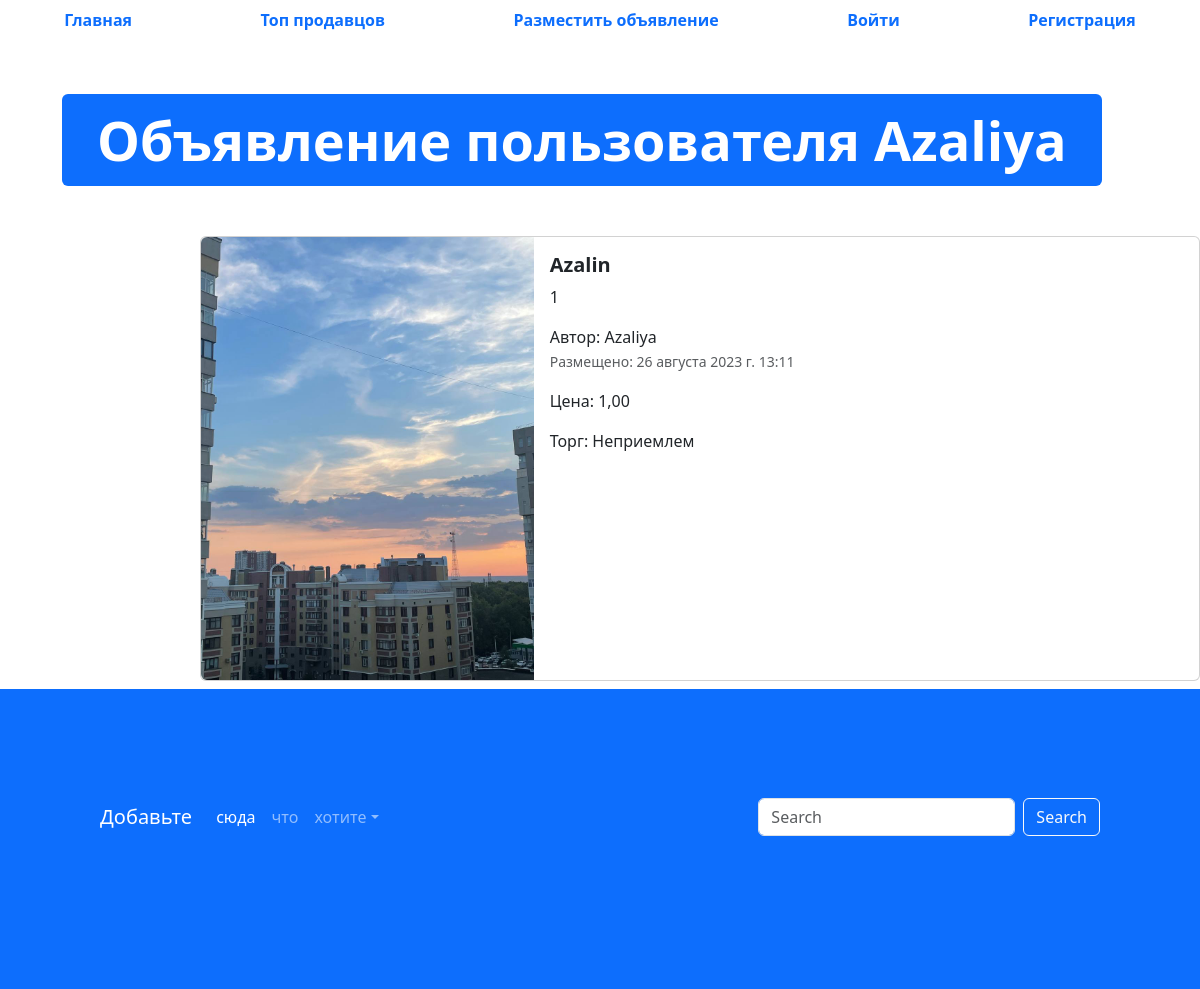
The page /advertisement/16 on the database its author committed.
### app_advertisements/models.py (models this page shows, shortened)
class Advertisement(models.Model):
    title = models.CharField("Заголовок", max_length=128)
    description = models.TextField("Описание")
    price = models.DecimalField("Цена", max_digits=10, decimal_places=2) #IntegerField - целые числа .. DecimalField - плавающиеся
    auction = models.BooleanField("Торг", help_text="Уместен или нет")
    created_at = models.DateTimeField(auto_now_add=True)
    updated_at = models.DateTimeField(auto_now=True)
    user = models.ForeignKey(User, verbose_name="Пользователь", on_delete=models.CASCADE)
    image = models.ImageField("Изображения", upload_to="advertisements/")
    class Meta:
        db_table = 'advertisements'

### app_advertisements/views.py (the view)
# urls.py: path('advertisement/<int:pk>', advertisments_datail, name="adv-detail"),
def advertisments_datail(request, pk):
    advertisement = Advertisement.objects.get(id=pk)
    context = {"adv": advertisement}
    return render(request, 'app_advertisments/advertisement.html', context)

### templates/app_advertisments/advertisement.html (shortened to what this page needs)
{% extends 'base.html' %}
{% load static %}
{% block content %}
  <ul class="nav nav-pills sticky-top bg-white nav-fill">
    <li class="nav-item">
      <a class="nav-link" href={% url 'glav' %}><span style="font-weight: bold;">Главная</span>
    </li>
    <li class="nav-item">
      <a class="nav-link" href={% url 'top_sellers' %}><span style="font-weight: bold;">Топ продавцов</span>
    </li>
    <li class="nav-item">
      <a class="nav-link" href={% url 'advertisement_post' %}><span style="font-weight: bold;">Разместить объявление</span>
    </li>
    {% if user.is_authenticated %}
        <li class="nav-item">
          <a class="nav-link" href={% url 'profile' %}><span style="font-weight: bold;">Профиль</span>
          </a>
        </li>
        <li class="nav-item">
          <a class="nav-link" href={% url 'logout' %}><span style="font-weight: bold;">Выйти</span>
          </a>
        </li>
    {% else %}
        <li class="nav-item">
          <a class="nav-link" href={% url 'login' %}><span style="font-weight: bold;">Войти</span>
        </li>
        <li class="nav-item">
          <a class="nav-link" href={% url 'register' %}><span style="font-weight: bold;">Регистрация</span>
        </li>
    {% endif %}
  </ul>
  <div class="container" style="margin: 50px;">
    <div class="display-2">
      <span class="badge bg-primary">Объявление пользователя {{ adv.user }}</span>
    </div>
  </div>
  <div class="col offset-2">
    <div class="card mb-2" style="max-width: 1200px; margin-top: 20px;">
      <div class="row g-0">
        <div class="col-md-4">
          <a href="#" class="nav-link">
            <img src={% if adv.image %} {{ adv.image.url }} {% else %} {% static "img/adv.png" %} {% endif %} class="img-fluid rounded-start" alt="Card title">
          </a>
        </div>
        <div class="col">
          <div class="card-body">
            <h5 class="card-title">
              <a href="#" class="nav-link"><strong>{{ adv.title }}</strong></a>
            </h5>
            <p class="card-text">
              {{ adv.description }}
            </p>
            <span>Автор: {{adv.user}}</span>
            <p class="card-text"><small class="text-muted">Размещено: {{adv.created_at}}</small></p>
            <span>Цена: {{ adv.price }}</span> </p>
            <span>Торг:  {% if adv.auction %} Возможен {% else %} Неприемлем {% endif %}</span>
          </div>
        </div>
      </div>
    </div>
  </div>
  <footer style="padding: 100px; min-height: 300px;" class="bg-primary">
    <nav class="navbar navbar-expand-sm navbar-dark">
      <a class="navbar-brand" href="#">Добавьте</a>
      <div class="collapse navbar-collapse" id="collapsibleNavId">
        <ul class="navbar-nav me-auto mt-2 mt-lg-0">
          <li class="nav-item">
            <a class="nav-link active" href="#" aria-current="page">сюда</a>
          </li>
          <li class="nav-item">
            <a class="nav-link" href="#">что</a>
          </li>
          <li class="nav-item dropdown">
            <a class="nav-link dropdown-toggle" href="#" id="dropdownId" data-bs-toggle="dropdown" aria-haspopup="true"
              aria-expanded="false">хотите</a>
          </li>
        </ul>
        <form class="d-flex my-2 my-lg-0">
          <input class="form-control me-sm-2" type="text" placeholder="Search">
          <button class="btn btn-outline-light my-2 my-sm-0" type="submit">Search</button>
        </form>
      </div>
    </nav>
  </footer>
  {% endblock %}

### rows shown on the page
Advertisement: user "Azaliya", image (picture), title "Azalin", description "1", created_at "26 августа 2023 г. 13:11", price "1,00"
